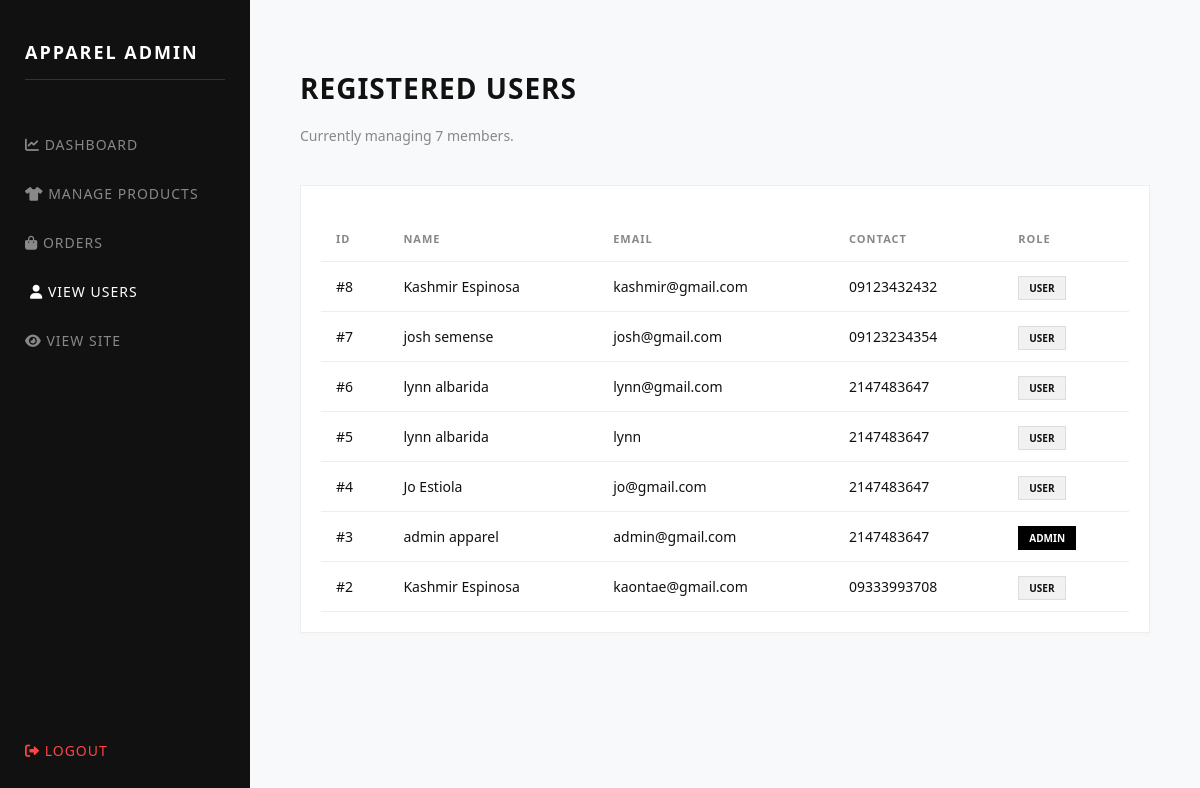
/admin/users.php (signed in), run on the app's committed database.
### tables this page shows
CREATE TABLE `users` (
  `id` int(11) NOT NULL,
  `first_name` varchar(50) DEFAULT NULL,
  `last_name` varchar(50) DEFAULT NULL,
  `email` varchar(100) DEFAULT NULL,
  `password` varchar(255) DEFAULT NULL,
  `contact_no` varchar(20) DEFAULT NULL,
  `role` enum('user','admin') DEFAULT 'user'
);

### admin/users.php (the view, shortened to what this page needs)
<?php
include "../config/database.php";
$result = mysqli_query($conn, "SELECT id, first_name, last_name, email, contact_no, role FROM users ORDER BY id DESC");
$user_count = mysqli_num_rows($result);
?>
<!DOCTYPE html>
<html lang="en">
<head>
    <link rel="stylesheet" href="https://cdnjs.cloudflare.com/ajax/libs/font-awesome/6.0.0/css/all.min.css">
</head>
<body>
    <div class="sidebar">
        <h2>APPAREL ADMIN</h2>
        <a href="dashboard.php"><i class="fas fa-chart-line"></i> Dashboard</a>
        <a href="products.php"><i class="fas fa-tshirt"></i> Manage Products</a>
        <a href="orders.php"><i class="fas fa-shopping-bag"></i> Orders</a>
        <a href="users.php" class="active-link"><i class="fas fa-user"></i> View Users</a>
        <a href="../index.php"><i class="fas fa-eye"></i> View Site</a>
        <a href="logout.php" class="logout-link"><i class="fas fa-sign-out-alt"></i> Logout</a>
    </div>
    <div class="main-content">
        <header>
            <h1 style="font-size: 28px; text-transform: uppercase; letter-spacing: 1px;">Registered Users</h1>
            <p style="color: #888; font-size: 14px; margin-bottom: 40px;">Currently managing <?php echo $user_count; ?> members.</p>
        </header>
        <div class="table-card">
            <table>
                <thead>
                    <tr>
                        <th>ID</th>
                        <th>Name</th>
                        <th>Email</th>
                        <th>Contact</th>
                        <th>Role</th>
                    </tr>
                </thead>
                <tbody>
                    <?php while($row = mysqli_fetch_assoc($result)): ?>
                    <tr>
                        <td>#<?php echo $row['id']; ?></td>
                        <td><?php echo $row['first_name'] . " " . $row['last_name']; ?></td>
                        <td><?php echo $row['email']; ?></td>
                        <td><?php echo $row['contact_no']; ?></td>
                        <td>
                            <span class="role-badge <?php echo ($row['role'] == 'admin') ? 'role-admin' : ''; ?>">
                                <?php echo $row['role']; ?>
                            </span>
                        </td>
                    </tr>
                    <?php endwhile; ?>
                </tbody>
            </table>
        </div>
    </div>
</body>
</html>

### admin/users.php (style rules this page uses)
body { margin: 0; display: flex; background-color: #f8f9fa; font-family: 'Segoe UI', sans-serif; color: #111; }
.sidebar { width: 250px; height: 100vh; background: #111; color: #fff; padding: 25px; position: fixed; box-sizing: border-box; display: flex; flex-direction: column; }
.sidebar h2 { font-size: 18px; letter-spacing: 2px; margin-bottom: 40px; text-transform: uppercase; border-bottom: 1px solid #333; padding-bottom: 15px; }
.sidebar a { display: block; color: #888; text-decoration: none; padding: 15px 0; transition: 0.3s; font-size: 14px; text-transform: uppercase; letter-spacing: 1px; }
.sidebar a:hover, .active-link { color: #fff !important; transform: translateX(5px); }
.logout-link { margin-top: auto; color: #ff4444 !important; padding-bottom: 20px; }
.main-content { margin-left: 250px; width: calc(100% - 250px); padding: 50px; box-sizing: border-box; }
.table-card { background: #fff; border: 1px solid #eee; padding: 20px; box-shadow: 0 2px 5px rgba(0,0,0,0.02); }
table { width: 100%; border-collapse: collapse; margin-top: 10px; }
th { text-align: left; padding: 15px; font-size: 11px; text-transform: uppercase; color: #888; border-bottom: 1px solid #eee; letter-spacing: 1px; }
td { padding: 15px; font-size: 14px; border-bottom: 1px solid #eee; }
.role-badge { padding: 4px 10px; font-size: 10px; text-transform: uppercase; font-weight: bold; background: #f1f1f1; border: 1px solid #ddd; }
.role-admin { background: #000; color: #fff; border-color: #000; }

### data on the page
users: id "8", first_name "Kashmir", last_name "Espinosa", email "kashmir@gmail.com", contact_no "09123432432", role "USER"
users: id "7", first_name "josh", last_name "semense", email "josh@gmail.com", contact_no "09123234354", role "USER"
users: id "6", first_name "lynn", last_name "albarida", email "lynn@gmail.com", contact_no "2147483647", role "USER"
users: id "5", first_name "lynn", last_name "albarida", email "lynn", contact_no "2147483647", role "USER"
users: id "4", first_name "Jo", last_name "Estiola", email "jo@gmail.com", contact_no "2147483647", role "USER"
users: id "3", first_name "admin", last_name "apparel", email "admin@gmail.com", contact_no "2147483647", role "ADMIN"
users: id "2", first_name "Kashmir", last_name "Espinosa", email "kaontae@gmail.com", contact_no "09333993708", role "USER"

### other printed values
$user_count "7"
